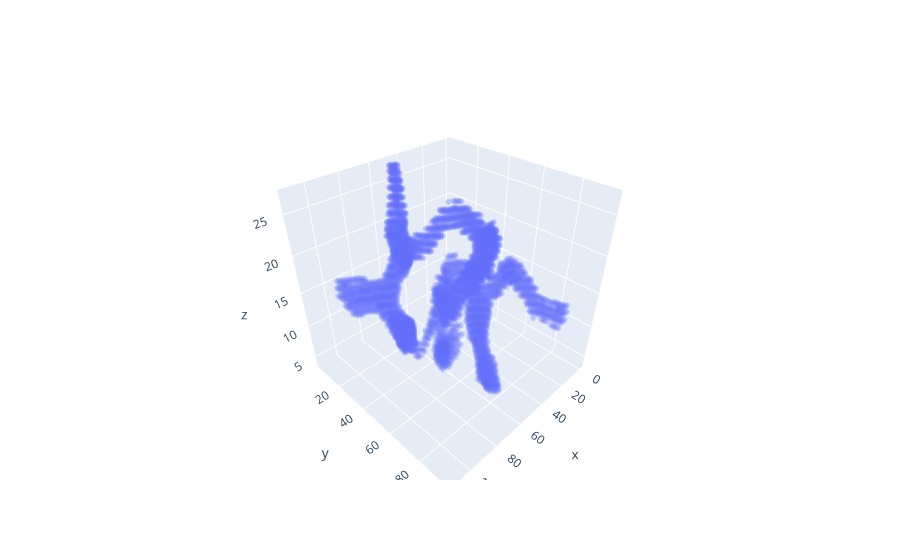

The code cell stored with this chart in its notebook:
### Code cell
n = 26
threshold = 0

example = np.load(os.path.join(path_data, files[n]))
d = distance_transform(1-example)

x, y, z = np.where(d < threshold)
fig = go.Figure(data=[go.Scatter3d(x=x, y=y, z=z, opacity=0.2, mode='markers', marker=dict(size=2))])
fig.update_layout(scene=dict(aspectratio=dict(x=1, y=1, z=1), aspectmode='manual'))
fig.show()

### Figure 1 — Plotly figure (JSON) as saved in the notebook; plotly's stock layout.template omitted (floating-point values rounded to 4 significant figures; data arrays with more than 128 entries replaced by an {"elided": "..."} marker saying what was removed)
{"data": [{"marker": {"size": 2}, "mode": "markers", "opacity": 0.2, "type": "scatter3d", "x": {"elided": "9061 int values"}, "y": {"elided": "9061 int values"}, "z": {"elided": "9061 int values"}}], "layout": {"scene": {"aspectmode": "manual", "aspectratio": {"x": 1, "y": 1, "z": 1}}}}
